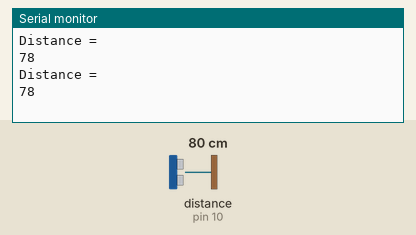
A sketch run on a simulated Arduino Uno, built with avr-gcc and run on an emulated ATmega328P. Parts: the last lines printed to the serial monitor. Wiring (inferred from the names in the program): ultrasonic range finder: trigger pin 11; echo pin 10. The inputs (shaded band) are chosen by the test bench; at power-on: distance to the obstacle (sensor on pin 10) 80 cm. The echo pulse lasts 58.3 µs per cm.

Above: at 1.8 s.
1.9 s: distance to the obstacle (sensor on pin 10) set to 2 cm
At 2.8 s:
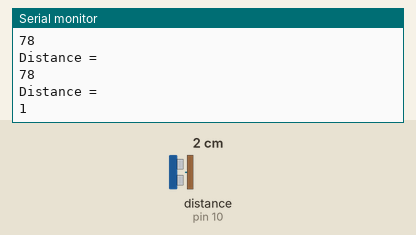
3.4 s: distance to the obstacle (sensor on pin 10) set to 4 cm
At 4.7 s:
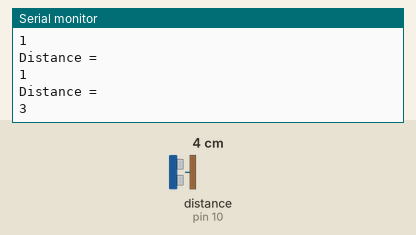
Timing chart, 0 to 6.4 s (numbered marks = the images above; inputs shaded):
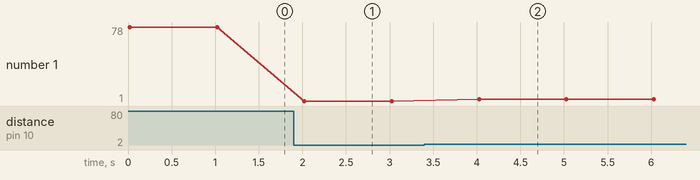

The sketch:

dept_measure_code.ino
```cpp
int trigPin=11;
int echoPin=10;
int distance;
long time;
void setup()
{
  pinMode(10, INPUT);
  pinMode(11, OUTPUT);
  Serial.begin(9600);
}
void loop()
{
  digitalWrite(11, HIGH);
  delayMicroseconds(10);
  digitalWrite(11, HIGH);
  delayMicroseconds(10);
  digitalWrite(11, LOW);
  time=pulseIn(10,HIGH);
  distance=(time*0.034)/2;
  Serial.println("Distance =");
  Serial.println(distance);
  delay(1000);

}
```

Measured:
- after the input at 1.9 s, the serial monitor: prints a new line after 0.12 s (image 1)
- after the input at 3.4 s, the serial monitor: prints a new line after 0.63 s (image 2)
- plotted number 1: 78 → 1 after the input at 1.9 s, 1 → 3 after the input at 3.4 s
